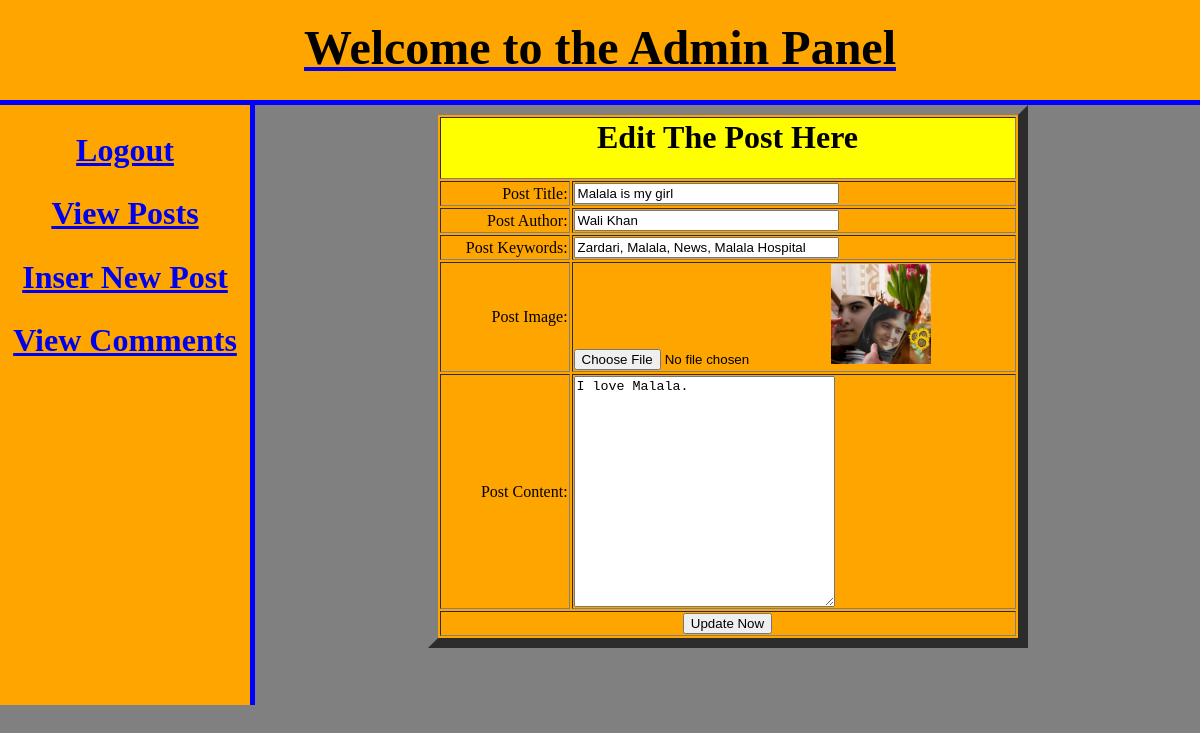
Page /admin/edit_posts.php?edit=18 on the committed database.
### tables this page shows
CREATE TABLE IF NOT EXISTS `posts` (
  `post_id` int(100) NOT NULL AUTO_INCREMENT,
  `post_title` text NOT NULL,
  `post_date` varchar(55) NOT NULL,
  `post_author` text NOT NULL,
  `post_image` text NOT NULL,
  `post_keywords` text NOT NULL,
  `post_content` text NOT NULL,
  PRIMARY KEY (`post_id`)
);

### admin/edit_posts.php (the view, shortened to what this page needs)
<html>
	<head>
	<link rel="stylesheet" href="admin_style.css" />
	</head>
<body>
<div id="header">
<a href="index.php">
<h1>Welcome to the Admin Panel</h1></a>
</div>
<div id="sidebar">
<h2><a href="#">Logout</a></h2>
<h2><a href="view_posts.php">View Posts</a></h2>
<h2><a href="#">Inser New Post</a></h2>
<h2><a href="#">View Comments</a></h2>
</div>
<?php
if(isset($_GET['edit'])){
	$edit_id = $_GET['edit'];
	$edit_query = "select * from posts where post_id='$edit_id'";
	$run_edit = mysql_query($edit_query);
	while ($edit_row=mysql_fetch_array($run_edit)){
		$post_title = $edit_row['post_title'];
		$post_author = $edit_row['post_author'];
		$post_keywords = $edit_row['post_keywords'];
		$post_image = $edit_row['post_image'];
		$post_content = $edit_row['post_content'];
	}
}
?>
<form method="post" action="edit_posts.php?edit_form=<?php echo $edit_id; ?>" enctype="multipart/form-data">
	<table width="600" bgcolor="orange" align="center" border="10">
		<tr>
			<td align="center" bgcolor="yellow" colspan="6"><h1>Edit The Post Here</h1></td>
		</tr>
		<tr>
			<td align="right">Post Title:</td>
			<td><input type="text" name="title" size="30" value="<?php echo $post_title; ?>"></td>
		</tr>
		<tr>
			<td align="right">Post Author:</td>
			<td><input type="text" name="author" size="30"value="<?php echo $post_author; ?>"></td>
		</tr>
		<tr>
			<td align="right">Post Keywords:</td>
			<td><input type="text" name="keywords" size="30"value="<?php echo $post_keywords; ?>"></td>
		</tr>
		<tr>
			<td align="right">Post Image:</td>
			<td>
			<input type="file" name="image">
			<img src="../images/<?php echo $post_image;?>" width="100" height="100"></td>
		</tr>
		<tr>
			<td align="right">Post Content:</td>
			<td><textarea name="content" cols="30" rows="15"><?php echo $post_content; ?></textarea></td>
		</tr>
		<tr>
			<td align="center" colspan="6"><input type="submit" name="update" value="Update Now"></td>
		</tr>
	</table>
</form>
</body>
</html>

### admin/admin_style.css (style rules this page uses)
body { background:gray; padding:0; margin:0; }
#header { color:blue; width:100%; background:orange; height:100px; border-bottom:5px solid blue; }
#sidebar { width:250px; float:left; background:orange; border-right:5px solid blue; height:600px; }
#sidebar h2 { text-align:center; font-size:2em; color:brown; }
#header h1 { color:black; font-size:3em; font-family:comic sans MS; text-align:center; padding-top:20px; }

### rows in the picture
posts: title "Malala is my girl", post_image (picture), content "I love Malala."
